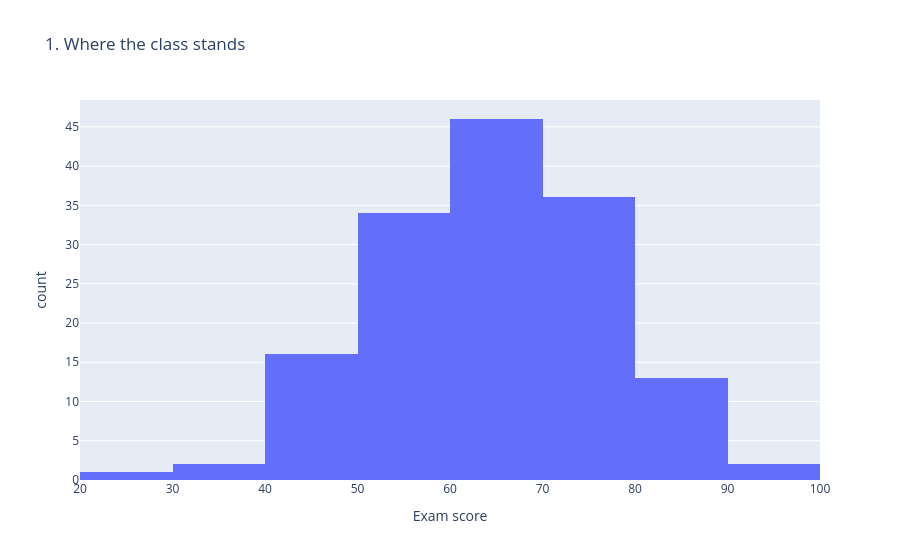
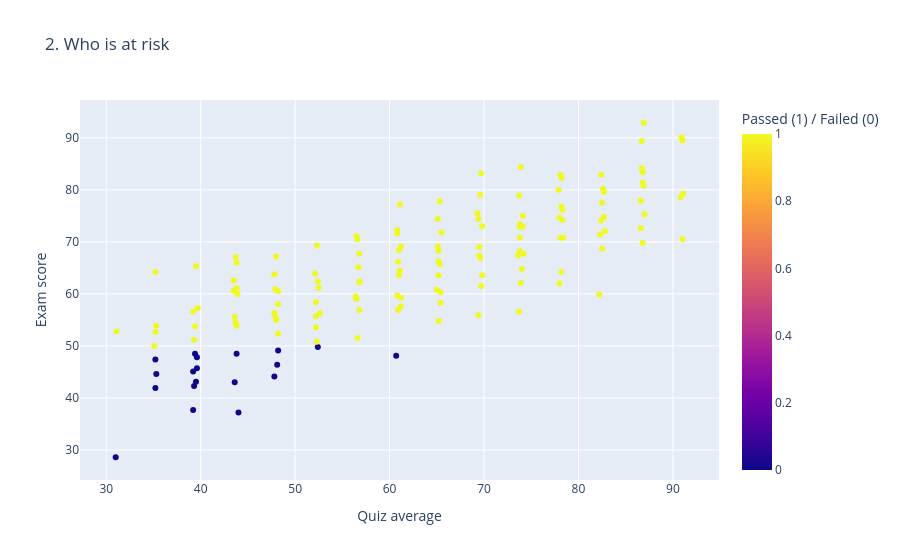
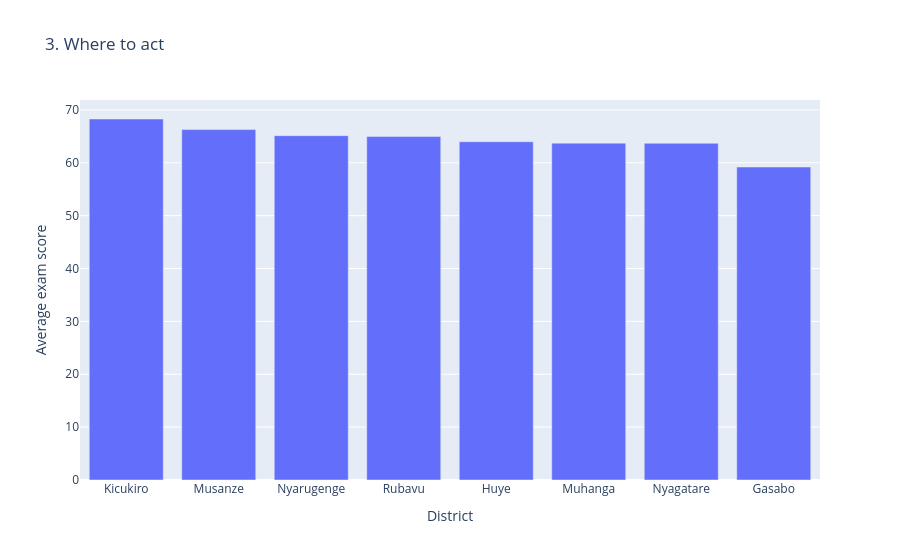

Source (notebook cell) for these figures, in order:
### Code cell
# Exercise 5.1 — The story in three charts
df["pass_status"] = df["passed"].map({0: "At risk / fail", 1: "Pass"})

fig1 = px.histogram(
    df, x="score", nbins=12,
    title="1. Where the class stands",
    labels={"score": "Exam score"}
)

fig2 = px.scatter(
    df, x="quiz_avg", y="score", color="passed",
    hover_name="name",
    title="2. Who is at risk",
    labels={"quiz_avg": "Quiz average", "score": "Exam score", "passed": "Passed (1) / Failed (0)"}
)

district_means = df.groupby("district", as_index=False)["score"].mean().sort_values("score", ascending=False)
fig3 = px.bar(
    district_means, x="district", y="score",
    title="3. Where to act",
    labels={"district": "District", "score": "Average exam score"}
)

fig1.show()
fig2.show()
fig3.show()

### Figure 1 — Plotly figure (JSON) as saved in the notebook; plotly's stock layout.template omitted (floating-point values rounded to 4 significant figures; data arrays with more than 128 entries replaced by an {"elided": "..."} marker saying what was removed)
{"data": [{"alignmentgroup": "True", "bingroup": "x", "hovertemplate": "Exam score=%{x}<br>count=%{y}<extra></extra>", "legendgroup": "", "marker": {"color": "#636efa", "pattern": {"shape": ""}}, "name": "", "nbinsx": 12, "offsetgroup": "", "orientation": "v", "showlegend": false, "type": "histogram", "x": {"elided": "150 float values"}, "xaxis": "x", "yaxis": "y"}], "layout": {"autosize": true, "barmode": "relative", "legend": {"tracegroupgap": 0}, "title": {"text": "1. Where the class stands"}, "xaxis": {"anchor": "y", "autorange": true, "domain": [0, 1], "range": [20, 100], "title": {"text": "Exam score"}, "type": "linear"}, "yaxis": {"anchor": "x", "autorange": true, "domain": [0, 1], "range": [0, 48.42], "title": {"text": "count"}}}}

### Figure 2 — Plotly figure (JSON) as saved in the notebook; plotly's stock layout.template omitted (floating-point values rounded to 4 significant figures; data arrays with more than 128 entries replaced by an {"elided": "..."} marker saying what was removed)
{"data": [{"hovertemplate": "<b>%{hovertext}</b><br><br>Quiz average=%{x}<br>Exam score=%{y}<br>Passed (1) / Failed (0)=%{marker.color}<extra></extra>", "hovertext": {"elided": "150 str values"}, "legendgroup": "", "marker": {"color": {"elided": "150 int values"}, "coloraxis": "coloraxis", "symbol": "circle"}, "mode": "markers", "name": "", "orientation": "v", "showlegend": false, "type": "scatter", "x": {"elided": "150 float values"}, "xaxis": "x", "y": {"elided": "150 float values"}, "yaxis": "y"}], "layout": {"autosize": true, "coloraxis": {"colorbar": {"title": {"text": "Passed (1) / Failed (0)"}}, "colorscale": [[0, "#0d0887"], [0.1111, "#46039f"], [0.2222, "#7201a8"], [0.3333, "#9c179e"], [0.4444, "#bd3786"], [0.5556, "#d8576b"], [0.6667, "#ed7953"], [0.7778, "#fb9f3a"], [0.8889, "#fdca26"], [1, "#f0f921"]]}, "legend": {"tracegroupgap": 0}, "title": {"text": "2. Who is at risk"}, "xaxis": {"anchor": "y", "autorange": true, "domain": [0, 1], "range": [27.32, 94.78], "title": {"text": "Quiz average"}, "type": "linear"}, "yaxis": {"anchor": "x", "autorange": true, "domain": [0, 1], "range": [23.29, 98.21], "title": {"text": "Exam score"}, "type": "linear"}}}

### Figure 3 — Plotly figure (JSON) as saved in the notebook; plotly's stock layout.template omitted (floating-point values rounded to 4 significant figures)
{"data": [{"alignmentgroup": "True", "hovertemplate": "District=%{x}<br>Average exam score=%{y}<extra></extra>", "legendgroup": "", "marker": {"color": "#636efa", "pattern": {"shape": ""}}, "name": "", "offsetgroup": "", "orientation": "v", "showlegend": false, "textposition": "auto", "type": "bar", "x": ["Kicukiro", "Musanze", "Nyarugenge", "Rubavu", "Huye", "Muhanga", "Nyagatare", "Gasabo"], "xaxis": "x", "y": [68.28, 66.27, 65.13, 64.96, 63.98, 63.72, 63.68, 59.19], "yaxis": "y"}], "layout": {"autosize": true, "barmode": "relative", "legend": {"tracegroupgap": 0}, "title": {"text": "3. Where to act"}, "xaxis": {"anchor": "y", "autorange": true, "domain": [0, 1], "range": [-0.5, 7.5], "title": {"text": "District"}, "type": "category"}, "yaxis": {"anchor": "x", "autorange": true, "domain": [0, 1], "range": [0, 71.87], "title": {"text": "Average exam score"}, "type": "linear"}}}
